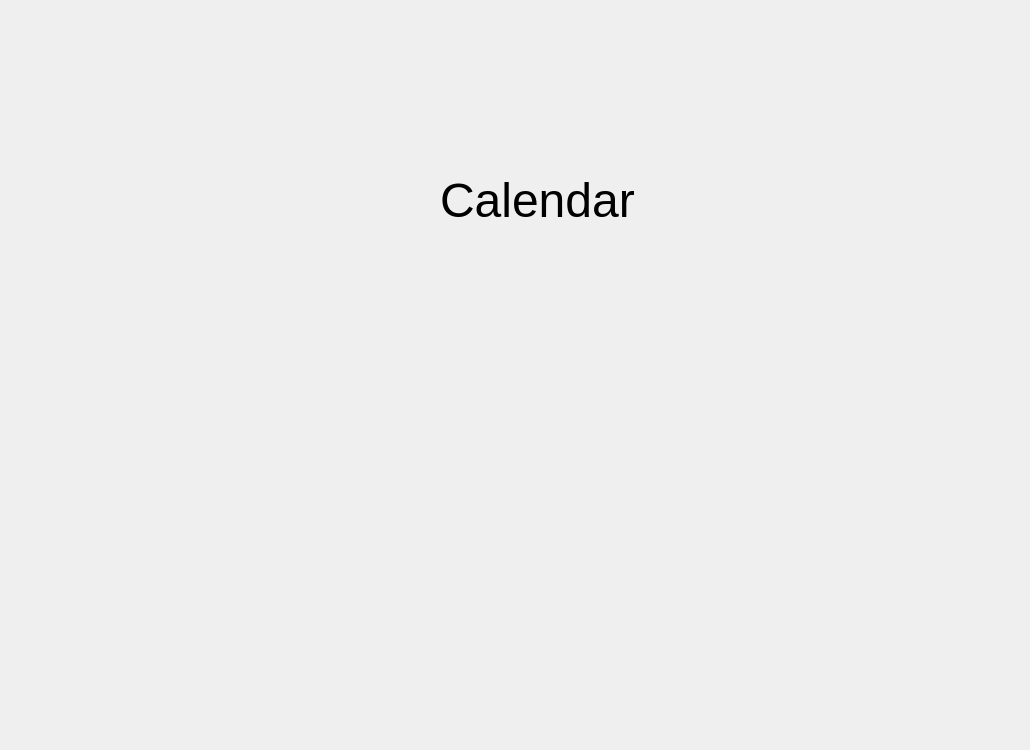
<?xml version="1.0" encoding="UTF-8"?>
<ui version="4.0">
 <class>Widget</class>
 <widget class="QWidget" name="Widget">
  <property name="geometry">
   <rect>
    <x>0</x>
    <y>0</y>
    <width>1030</width>
    <height>750</height>
   </rect>
  </property>
  <property name="minimumSize">
   <size>
    <width>1030</width>
    <height>750</height>
   </size>
  </property>
  <property name="windowTitle">
   <string>Form</string>
  </property>
  <widget class="QLabel" name="label">
   <property name="geometry">
    <rect>
     <x>440</x>
     <y>140</y>
     <width>221</width>
     <height>121</height>
    </rect>
   </property>
   <property name="font">
    <font>
     <pointsize>36</pointsize>
    </font>
   </property>
   <property name="text">
    <string>Calendar</string>
   </property>
  </widget>
 </widget>
 <resources/>
 <connections/>
</ui>
